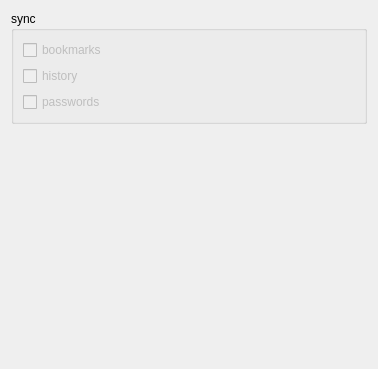
<?xml version="1.0" encoding="UTF-8"?>
<ui version="4.0">
 <class>SyncData</class>
 <widget class="QWidget" name="SyncData">
  <property name="geometry">
   <rect>
    <x>0</x>
    <y>0</y>
    <width>378</width>
    <height>369</height>
   </rect>
  </property>
  <property name="minimumSize">
   <size>
    <width>300</width>
    <height>0</height>
   </size>
  </property>
  <layout class="QVBoxLayout" name="verticalLayout_2">
   <item>
    <widget class="QGroupBox" name="syncGroupBox">
     <property name="title">
      <string>sync</string>
     </property>
     <layout class="QVBoxLayout" name="verticalLayout">
      <item>
       <widget class="QCheckBox" name="kcfg_syncBookmarks">
        <property name="enabled">
         <bool>false</bool>
        </property>
        <property name="text">
         <string>bookmarks</string>
        </property>
       </widget>
      </item>
      <item>
       <widget class="QCheckBox" name="kcfg_syncHistory">
        <property name="enabled">
         <bool>false</bool>
        </property>
        <property name="text">
         <string>history</string>
        </property>
       </widget>
      </item>
      <item>
       <widget class="QCheckBox" name="kcfg_syncPasswords">
        <property name="enabled">
         <bool>false</bool>
        </property>
        <property name="text">
         <string>passwords</string>
        </property>
       </widget>
      </item>
     </layout>
    </widget>
   </item>
   <item>
    <spacer name="verticalSpacer">
     <property name="orientation">
      <enum>Qt::Vertical</enum>
     </property>
     <property name="sizeHint" stdset="0">
      <size>
       <width>20</width>
       <height>50</height>
      </size>
     </property>
    </spacer>
   </item>
  </layout>
 </widget>
 <resources/>
 <connections/>
</ui>
